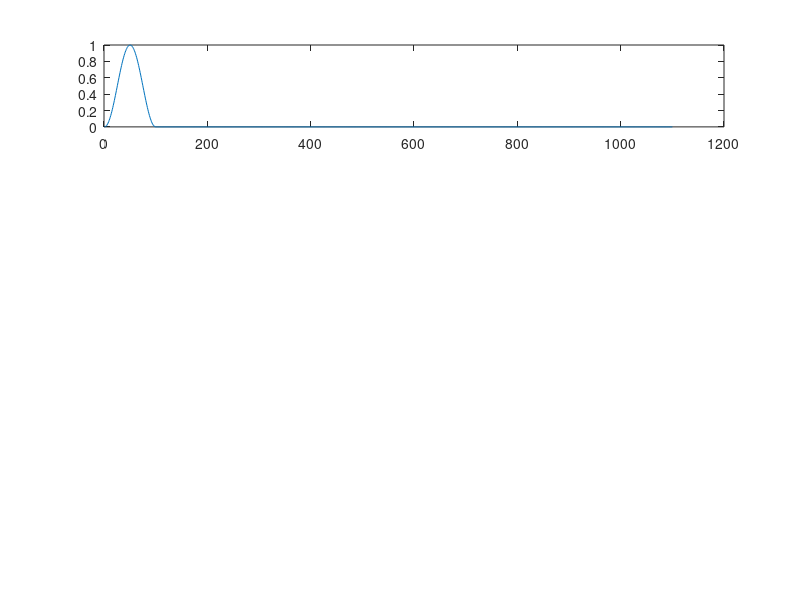
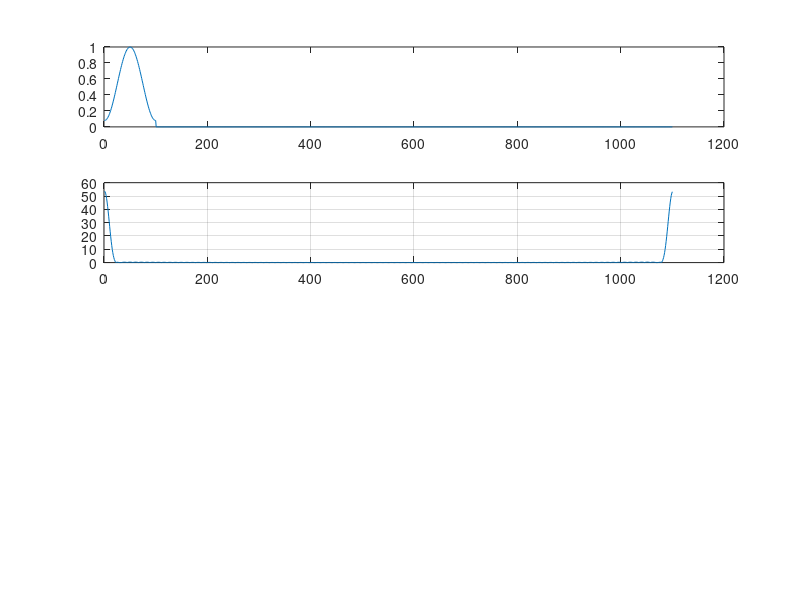
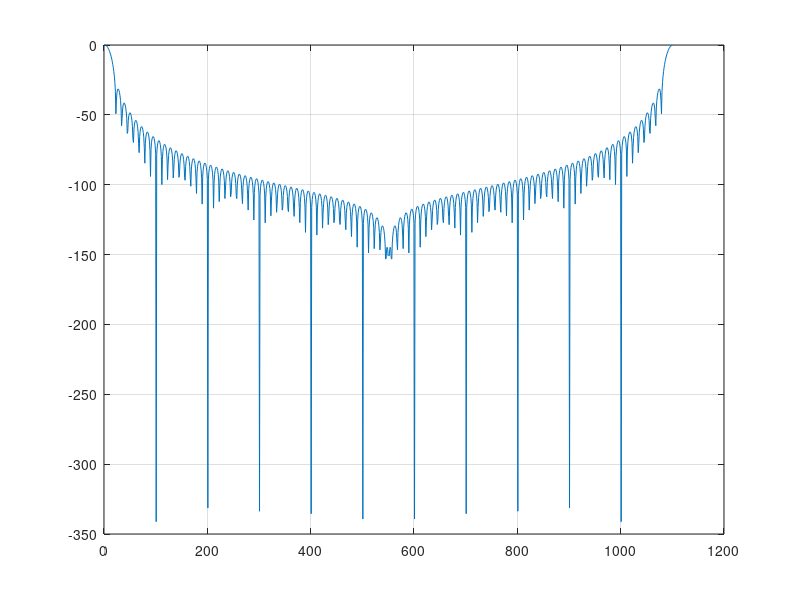

Reproduce these figures in MATLAB, in order.
clc;
close all;


%Hanning function
hawin = (hanning(100))';
hawin = [hawin zeros(1,1000)];
subplot(4,1,1);
plot(hawin)
hawin = fft(hawin);
figure(2)
subplot(4,1,2);
plot(abs(hawin))
grid on;

%Hamming function
hamin = (hamming(100))';
hamin = [hamin zeros(1,1000)];
subplot(4,1,1);
plot(hamin)
hamin = fft(hamin);
figure(2)
subplot(4,1,2);
plot(abs(hamin))
grid on;


%Log Comparision
y1 = 20*log10(abs(hawin)./abs(hawin(1)));
y2 = 20*log10(abs(hamin)./abs(hamin(1)));
figure(3)
plot(y1);
grid on;